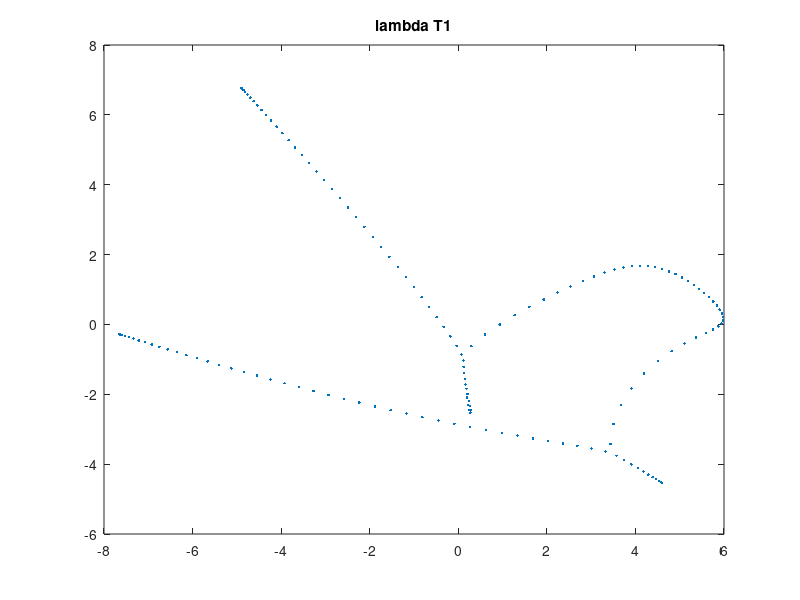
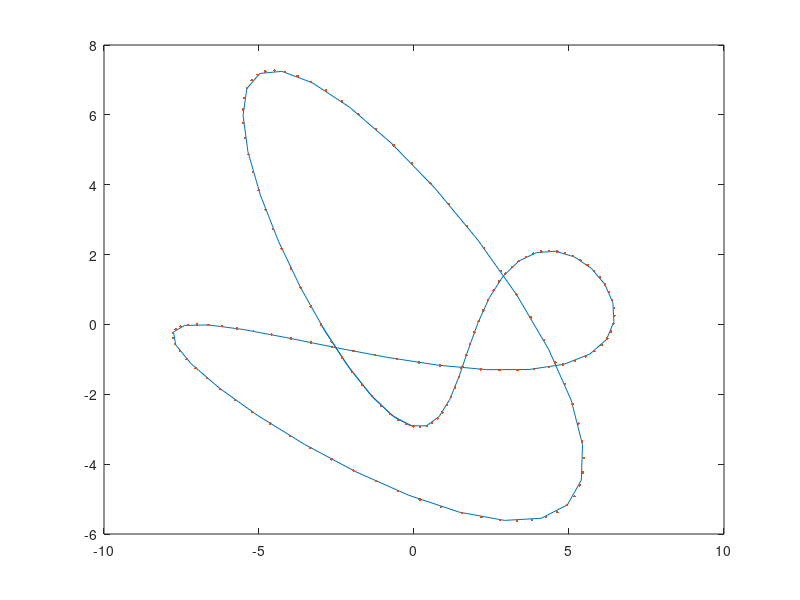
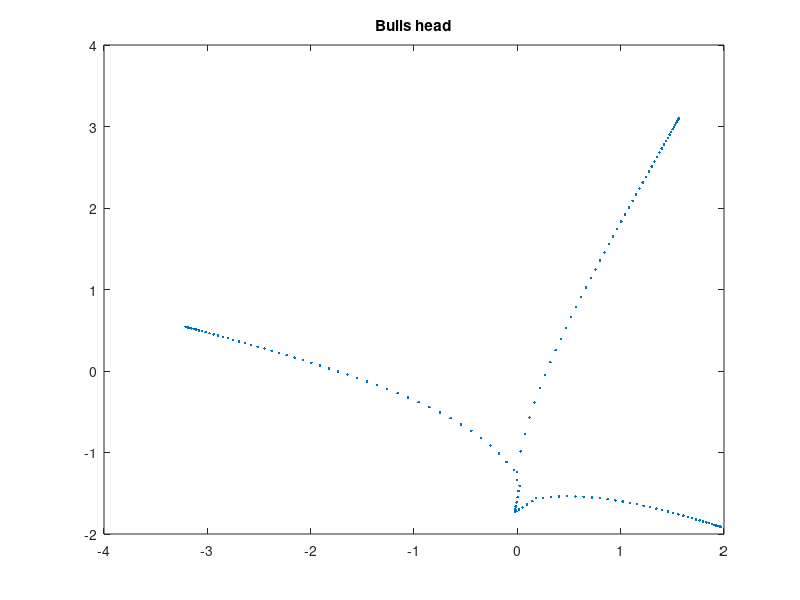
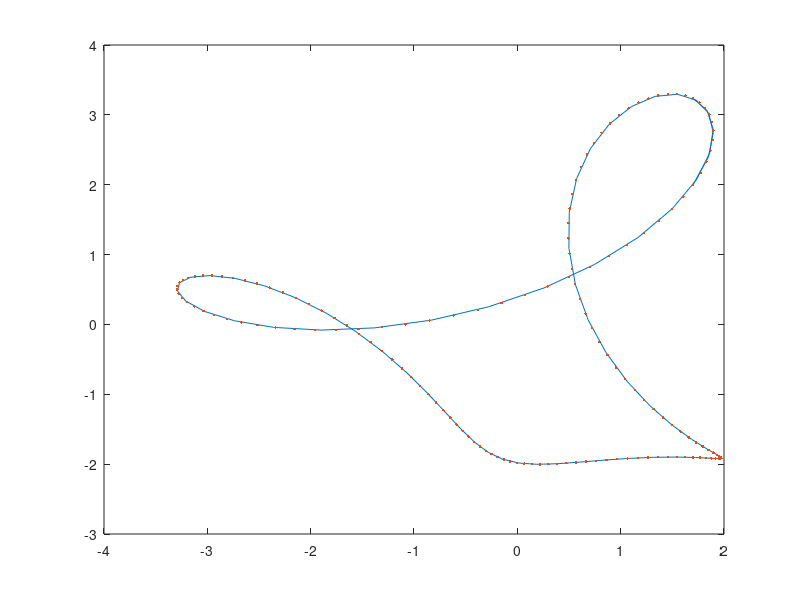

The MATLAB script that drew these images, in order:
%homework 4 task 2,3,4 toeplitz and circulant matrices.

%0 test with grcar
dim = 150;
r = [1  1  1 1  zeros(1,dim-4)];
c = [1 -1  0 0  zeros(1,dim-4)];
T0 = toeplitz(c,r);


%% Toeplitz Matrix 1.
a = 0:0.1:(2*pi+0.5);
dim = 150;

    r = [0 0 -4 -2i zeros(1,dim-4)];
    c = [0 2i -1 2  zeros(1,dim-4)];

T1 = toeplitz(c,r);
figure(1)
eigs = eig(T1);
plot(real(eigs),imag(eigs),'.')
title('lambda T1')

symCurve = @(z) c(4)*z.^(-3) + c(3)*z.^(-2) + c(2)*z.^(-1) + c(1)*z.^(0) ...
                 +r(2)*z.^(1) + +r(3)*z.^(2) + r(4)*z.^(3);

symCurveVals = zeros(1,length(a));
for i=1:length(a)
  symCurveVals(i) = symCurve(cos(a(i)) + 1i*sin(a(i)));
end
figure
plot(real(symCurveVals),imag(symCurveVals))
hold on

%create circulant matrix
v = [r(1:4) zeros(1,dim - 7) flip(c(2:4))];
circ1 = toeplitz([v(1) fliplr(v(2:end))], v);
eigs = eig(circ1);
plot(real(eigs),imag(eigs),'.')
  
%% Toeplitz Matrix 2 bullshead.

r = [0 0 1 7/10 zeros(1,dim-4)];
c = [0 2i 0 0   zeros(1,dim-4)];

T2 = toeplitz(c,r);
figure
eigs = eig(T2);
plot(real(eigs),imag(eigs),'.')
title('Bulls head')

symCurve = @(z) c(4)*z.^(-3) + c(3)*z.^(-2) + c(2)*z.^(-1) + c(1)*z.^(0) ...
                 +r(2)*z.^(1) + +r(3)*z.^(2) + r(4)*z.^(3);
for i=1:length(a)
  symCurveVals(i) = symCurve(cos(a(i)) + 1i*sin(a(i)));
end
figure
plot(real(symCurveVals),imag(symCurveVals))
hold on
%create circulant matrix
v = [r(1:4) zeros(1,dim - 7) flip(c(2:4))];
circ1 = toeplitz([v(1) fliplr(v(2:end))], v);
eigs = eig(circ1);
plot(real(eigs),imag(eigs),'.')

%% Toeplitz Matrix 3 triangle.

r = [0 0 1/4 0 zeros(1,dim-4)];
c = [0 1  0  0 zeros(1,dim-4)];

T3 = toeplitz(c,r);
figure
eigs = eig(T3);
plot(real(eigs),imag(eigs),'.')
title('triangle')

symCurve = @(z) c(4)*z.^(-3) + c(3)*z.^(-2) + c(2)*z.^(-1) + c(1)*z.^(0) ...
                 +r(2)*z.^(1) + +r(3)*z.^(2) + r(4)*z.^(3);
for i=1:length(a)
  symCurveVals(i) = symCurve(cos(a(i)) + 1i*sin(a(i)));
end
figure
plot(real(symCurveVals),imag(symCurveVals))
hold on
%create circulant matrix
v = [r(1:4) zeros(1,dim - 7) flip(c(2:4))];
circ1 = toeplitz([v(1) fliplr(v(2:end))], v);
eigs = eig(circ1);
plot(real(eigs),imag(eigs),'.')

%% Toeplitz Matrix 4 whale.

r = [0 10 3+1i    4     1i  zeros(1,dim-5)];
c = [0 1  1i    -(3+2i) -1  zeros(1,dim-5)];

T4 = toeplitz(c,r);
figure
eigs = eig(T4);
plot(real(eigs),imag(eigs),'.')
title('whale')

symCurve = @(z) c(5)*z.^(-4) + c(4)*z.^(-3) + c(3)*z.^(-2) + c(2)*z.^(-1) + c(1)*z.^(0) ...
                 +r(2)*z.^(1) + +r(3)*z.^(2) + r(4)*z.^(3) + r(5)*z.^(4) ;
for i=1:length(a)
  symCurveVals(i) = symCurve(cos(a(i)) + 1i*sin(a(i)));
end
figure
plot(real(symCurveVals),imag(symCurveVals))
hold on
%create circulant matrix
v = [r(1:5) zeros(1,dim - 7) flip(c(2:5))];
circ1 = toeplitz([v(1) fliplr(v(2:end))], v);
eigs = eig(circ1);
plot(real(eigs),imag(eigs),'.')

